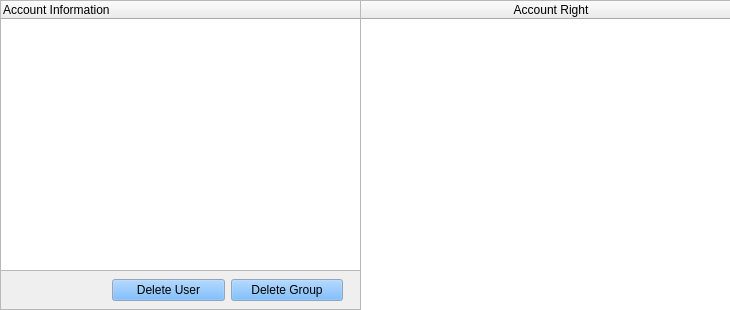
  <widget class="QFrame" name="frame4">
   <property name="geometry">
    <rect>
     <x>10</x>
     <y>99</y>
     <width>730</width>
     <height>310</height>
    </rect>
   </property>
   <property name="frameShape">
    <enum>QFrame::StyledPanel</enum>
   </property>
   <property name="frameShadow">
    <enum>QFrame::Plain</enum>
   </property>
   <widget class="QTreeWidget" name="listViewAccount">
    <property name="geometry">
     <rect>
      <x>0</x>
      <y>0</y>
      <width>361</width>
      <height>271</height>
     </rect>
    </property>
    <property name="lineWidth">
     <number>0</number>
    </property>
    <column>
     <property name="text">
      <string>Account Information</string>
     </property>
    </column>
   </widget>
   <widget class="QTableWidget" name="listViewAccountRight">
    <property name="geometry">
     <rect>
      <x>360</x>
      <y>0</y>
      <width>371</width>
      <height>311</height>
     </rect>
    </property>
    <attribute name="horizontalHeaderDefaultSectionSize">
     <number>380</number>
    </attribute>
    <column>
     <property name="text">
      <string>Account Right</string>
     </property>
    </column>
   </widget>
   <widget class="QWidget" name="layoutWidget">
    <property name="geometry">
     <rect>
      <x>112</x>
      <y>276</y>
      <width>231</width>
      <height>29</height>
     </rect>
    </property>
    <layout class="QHBoxLayout" name="horizontalLayout">
     <item>
      <widget class="QPushButton" name="ButDeleteUser">
       <property name="palette">
        <palette>
         <active>
          <colorrole role="WindowText">
           <brush brushstyle="SolidPattern">
            <color alpha="255">
             <red>0</red>
             <green>0</green>
             <blue>0</blue>
            </color>
           </brush>
          </colorrole>
          <colorrole role="Button">
           <brush brushstyle="SolidPattern">
            <color alpha="255">
             <red>85</red>
             <green>170</green>
             <blue>255</blue>
            </color>
           </brush>
          </colorrole>
          <colorrole role="Light">
           <brush brushstyle="SolidPattern">
            <color alpha="255">
             <red>212</red>
             <green>234</green>
             <blue>255</blue>
            </color>
           </brush>
          </colorrole>
          <colorrole role="Midlight">
           <brush brushstyle="SolidPattern">
            <color alpha="255">
             <red>148</red>
             <green>202</green>
             <blue>255</blue>
            </color>
           </brush>
          </colorrole>
          <colorrole role="Dark">
           <brush brushstyle="SolidPattern">
            <color alpha="255">
             <red>42</red>
             <green>85</green>
             <blue>127</blue>
            </color>
           </brush>
          </colorrole>
          <colorrole role="Mid">
           <brush brushstyle="SolidPattern">
            <color alpha="255">
             <red>57</red>
             <green>113</green>
             <blue>170</blue>
            </color>
           </brush>
          </colorrole>
          <colorrole role="Text">
           <brush brushstyle="SolidPattern">
            <color alpha="255">
             <red>0</red>
             <green>0</green>
             <blue>0</blue>
            </color>
           </brush>
          </colorrole>
          <colorrole role="BrightText">
           <brush brushstyle="SolidPattern">
            <color alpha="255">
             <red>255</red>
             <green>255</green>
             <blue>255</blue>
            </color>
           </brush>
          </colorrole>
          <colorrole role="ButtonText">
           <brush brushstyle="SolidPattern">
            <color alpha="255">
             <red>0</red>
             <green>0</green>
             <blue>0</blue>
            </color>
           </brush>
          </colorrole>
          <colorrole role="Base">
           <brush brushstyle="SolidPattern">
            <color alpha="255">
             <red>255</red>
             <green>255</green>
             <blue>255</blue>
            </color>
           </brush>
          </colorrole>
          <colorrole role="Window">
           <brush brushstyle="SolidPattern">
            <color alpha="255">
             <red>212</red>
             <green>228</green>
             <blue>255</blue>
            </color>
           </brush>
          </colorrole>
          <colorrole role="Shadow">
           <brush brushstyle="SolidPattern">
            <color alpha="255">
             <red>0</red>
             <green>0</green>
             <blue>0</blue>
            </color>
           </brush>
          </colorrole>
          <colorrole role="Highlight">
           <brush brushstyle="SolidPattern">
            <color alpha="255">
             <red>0</red>
             <green>0</green>
             <blue>128</blue>
            </color>
           </brush>
          </colorrole>
          <colorrole role="HighlightedText">
           <brush brushstyle="SolidPattern">
            <color alpha="255">
             <red>255</red>
             <green>255</green>
             <blue>255</blue>
            </color>
           </brush>
          </colorrole>
          <colorrole role="Link">
           <brush brushstyle="SolidPattern">
            <color alpha="255">
             <red>0</red>
             <green>0</green>
             <blue>0</blue>
            </color>
           </brush>
          </colorrole>
          <colorrole role="LinkVisited">
           <brush brushstyle="SolidPattern">
            <color alpha="255">
             <red>0</red>
             <green>0</green>
             <blue>0</blue>
            </color>
           </brush>
          </colorrole>
         </active>
         <inactive>
          <colorrole role="WindowText">
           <brush brushstyle="SolidPattern">
            <color alpha="255">
             <red>0</red>
             <green>0</green>
             <blue>0</blue>
            </color>
           </brush>
          </colorrole>
          <colorrole role="Button">
           <brush brushstyle="SolidPattern">
            <color alpha="255">
             <red>85</red>
             <green>170</green>
             <blue>255</blue>
            </color>
           </brush>
          </colorrole>
          <colorrole role="Light">
           <brush brushstyle="SolidPattern">
            <color alpha="255">
             <red>212</red>
             <green>234</green>
             <blue>255</blue>
            </color>
           </brush>
          </colorrole>
          <colorrole role="Midlight">
           <brush brushstyle="SolidPattern">
            <color alpha="255">
             <red>123</red>
             <green>189</green>
             <blue>255</blue>
            </color>
           </brush>
          </colorrole>
          <colorrole role="Dark">
           <brush brushstyle="SolidPattern">
            <color alpha="255">
             <red>42</red>
             <green>85</green>
             <blue>127</blue>
            </color>
           </brush>
          </colorrole>
          <colorrole role="Mid">
           <brush brushstyle="SolidPattern">
            <color alpha="255">
             <red>57</red>
             <green>113</green>
             <blue>170</blue>
            </color>
           </brush>
          </colorrole>
          <colorrole role="Text">
           <brush brushstyle="SolidPattern">
            <color alpha="255">
             <red>0</red>
             <green>0</green>
             <blue>0</blue>
            </color>
           </brush>
          </colorrole>
          <colorrole role="BrightText">
           <brush brushstyle="SolidPattern">
            <color alpha="255">
             <red>255</red>
             <green>255</green>
             <blue>255</blue>
            </color>
           </brush>
          </colorrole>
          <colorrole role="ButtonText">
           <brush brushstyle="SolidPattern">
            <color alpha="255">
             <red>0</red>
             <green>0</green>
             <blue>0</blue>
            </color>
           </brush>
          </colorrole>
          <colorrole role="Base">
           <brush brushstyle="SolidPattern">
            <color alpha="255">
             <red>255</red>
             <green>255</green>
             <blue>255</blue>
            </color>
           </brush>
          </colorrole>
          <colorrole role="Window">
           <brush brushstyle="SolidPattern">
            <color alpha="255">
             <red>212</red>
             <green>228</green>
             <blue>255</blue>
            </color>
           </brush>
          </colorrole>
          <colorrole role="Shadow">
           <brush brushstyle="SolidPattern">
            <color alpha="255">
             <red>0</red>
             <green>0</green>
             <blue>0</blue>
            </color>
           </brush>
          </colorrole>
          <colorrole role="Highlight">
           <brush brushstyle="SolidPattern">
            <color alpha="255">
             <red>0</red>
             <green>0</green>
             <blue>128</blue>
            </color>
           </brush>
          </colorrole>
          <colorrole role="HighlightedText">
           <brush brushstyle="SolidPattern">
            <color alpha="255">
             <red>255</red>
             <green>255</green>
             <blue>255</blue>
            </color>
           </brush>
          </colorrole>
          <colorrole role="Link">
           <brush brushstyle="SolidPattern">
            <color alpha="255">
             <red>0</red>
             <green>0</green>
             <blue>0</blue>
            </color>
           </brush>
          </colorrole>
          <colorrole role="LinkVisited">
           <brush brushstyle="SolidPattern">
            <color alpha="255">
             <red>0</red>
             <green>0</green>
             <blue>0</blue>
            </color>
           </brush>
          </colorrole>
         </inactive>
         <disabled>
          <colorrole role="WindowText">
           <brush brushstyle="SolidPattern">
            <color alpha="255">
             <red>128</red>
             <green>128</green>
             <blue>128</blue>
            </color>
           </brush>
          </colorrole>
          <colorrole role="Button">
           <brush brushstyle="SolidPattern">
            <color alpha="255">
             <red>85</red>
             <green>170</green>
             <blue>255</blue>
            </color>
           </brush>
          </colorrole>
          <colorrole role="Light">
           <brush brushstyle="SolidPattern">
            <color alpha="255">
             <red>212</red>
             <green>234</green>
             <blue>255</blue>
            </color>
           </brush>
          </colorrole>
          <colorrole role="Midlight">
           <brush brushstyle="SolidPattern">
            <color alpha="255">
             <red>123</red>
             <green>189</green>
             <blue>255</blue>
            </color>
           </brush>
          </colorrole>
          <colorrole role="Dark">
           <brush brushstyle="SolidPattern">
            <color alpha="255">
             <red>42</red>
             <green>85</green>
             <blue>127</blue>
            </color>
           </brush>
          </colorrole>
          <colorrole role="Mid">
           <brush brushstyle="SolidPattern">
            <color alpha="255">
             <red>57</red>
             <green>113</green>
             <blue>170</blue>
            </color>
           </brush>
          </colorrole>
          <colorrole role="Text">
           <brush brushstyle="SolidPattern">
            <color alpha="255">
             <red>128</red>
             <green>128</green>
             <blue>128</blue>
            </color>
           </brush>
          </colorrole>
          <colorrole role="BrightText">
           <brush brushstyle="SolidPattern">
            <color alpha="255">
             <red>255</red>
             <green>255</green>
             <blue>255</blue>
            </color>
           </brush>
          </colorrole>
          <colorrole role="ButtonText">
           <brush brushstyle="SolidPattern">
            <color alpha="255">
             <red>128</red>
             <green>128</green>
             <blue>128</blue>
            </color>
           </brush>
          </colorrole>
          <colorrole role="Base">
           <brush brushstyle="SolidPattern">
            <color alpha="255">
             <red>255</red>
             <green>255</green>
             <blue>255</blue>
            </color>
           </brush>
          </colorrole>
          <colorrole role="Window">
           <brush brushstyle="SolidPattern">
            <color alpha="255">
             <red>212</red>
             <green>228</green>
             <blue>255</blue>
            </color>
           </brush>
          </colorrole>
          <colorrole role="Shadow">
           <brush brushstyle="SolidPattern">
            <color alpha="255">
             <red>0</red>
             <green>0</green>
             <blue>0</blue>
            </color>
           </brush>
          </colorrole>
          <colorrole role="Highlight">
           <brush brushstyle="SolidPattern">
            <color alpha="255">
             <red>0</red>
             <green>0</green>
             <blue>128</blue>
            </color>
           </brush>
          </colorrole>
          <colorrole role="HighlightedText">
           <brush brushstyle="SolidPattern">
            <color alpha="255">
             <red>255</red>
             <green>255</green>
             <blue>255</blue>
            </color>
           </brush>
          </colorrole>
          <colorrole role="Link">
           <brush brushstyle="SolidPattern">
            <color alpha="255">
             <red>0</red>
             <green>0</green>
             <blue>0</blue>
            </color>
           </brush>
          </colorrole>
          <colorrole role="LinkVisited">
           <brush brushstyle="SolidPattern">
            <color alpha="255">
             <red>0</red>
             <green>0</green>
             <blue>0</blue>
            </color>
           </brush>
          </colorrole>
         </disabled>
        </palette>
       </property>
       <property name="text">
        <string>Delete User</string>
       </property>
      </widget>
     </item>
     <item>
      <widget class="QPushButton" name="ButDeleteGroup">
       <property name="palette">
        <palette>
         <active>
          <colorrole role="WindowText">
           <brush brushstyle="SolidPattern">
            <color alpha="255">
             <red>0</red>
             <green>0</green>
             <blue>0</blue>
            </color>
           </brush>
          </colorrole>
          <colorrole role="Button">
           <brush brushstyle="SolidPattern">
            <color alpha="255">
             <red>85</red>
             <green>170</green>
             <blue>255</blue>
            </color>
           </brush>
          </colorrole>
          <colorrole role="Light">
           <brush brushstyle="SolidPattern">
            <color alpha="255">
             <red>212</red>
             <green>234</green>
             <blue>255</blue>
            </color>
           </brush>
          </colorrole>
          <colorrole role="Midlight">
           <brush brushstyle="SolidPattern">
            <color alpha="255">
             <red>148</red>
             <green>202</green>
             <blue>255</blue>
            </color>
           </brush>
          </colorrole>
          <colorrole role="Dark">
           <brush brushstyle="SolidPattern">
            <color alpha="255">
             <red>42</red>
             <green>85</green>
             <blue>127</blue>
            </color>
           </brush>
          </colorrole>
          <colorrole role="Mid">
           <brush brushstyle="SolidPattern">
            <color alpha="255">
             <red>57</red>
             <green>113</green>
             <blue>170</blue>
            </color>
           </brush>
          </colorrole>
          <colorrole role="Text">
           <brush brushstyle="SolidPattern">
            <color alpha="255">
             <red>0</red>
             <green>0</green>
             <blue>0</blue>
            </color>
           </brush>
          </colorrole>
          <colorrole role="BrightText">
           <brush brushstyle="SolidPattern">
            <color alpha="255">
             <red>255</red>
             <green>255</green>
             <blue>255</blue>
            </color>
           </brush>
          </colorrole>
          <colorrole role="ButtonText">
           <brush brushstyle="SolidPattern">
            <color alpha="255">
             <red>0</red>
             <green>0</green>
             <blue>0</blue>
            </color>
           </brush>
          </colorrole>
          <colorrole role="Base">
           <brush brushstyle="SolidPattern">
            <color alpha="255">
             <red>255</red>
             <green>255</green>
             <blue>255</blue>
            </color>
           </brush>
          </colorrole>
          <colorrole role="Window">
           <brush brushstyle="SolidPattern">
            <color alpha="255">
             <red>212</red>
             <green>228</green>
             <blue>255</blue>
            </color>
           </brush>
          </colorrole>
          <colorrole role="Shadow">
           <brush brushstyle="SolidPattern">
            <color alpha="255">
             <red>0</red>
             <green>0</green>
             <blue>0</blue>
            </color>
           </brush>
          </colorrole>
          <colorrole role="Highlight">
           <brush brushstyle="SolidPattern">
            <color alpha="255">
             <red>0</red>
             <green>0</green>
             <blue>128</blue>
            </color>
           </brush>
          </colorrole>
          <colorrole role="HighlightedText">
           <brush brushstyle="SolidPattern">
            <color alpha="255">
             <red>255</red>
             <green>255</green>
             <blue>255</blue>
            </color>
           </brush>
          </colorrole>
          <colorrole role="Link">
           <brush brushstyle="SolidPattern">
            <color alpha="255">
             <red>0</red>
             <green>0</green>
             <blue>0</blue>
            </color>
           </brush>
          </colorrole>
          <colorrole role="LinkVisited">
           <brush brushstyle="SolidPattern">
            <color alpha="255">
             <red>0</red>
             <green>0</green>
             <blue>0</blue>
            </color>
           </brush>
          </colorrole>
         </active>
         <inactive>
          <colorrole role="WindowText">
           <brush brushstyle="SolidPattern">
            <color alpha="255">
             <red>0</red>
             <green>0</green>
             <blue>0</blue>
            </color>
           </brush>
          </colorrole>
          <colorrole role="Button">
           <brush brushstyle="SolidPattern">
            <color alpha="255">
             <red>85</red>
             <green>170</green>
             <blue>255</blue>
            </color>
           </brush>
          </colorrole>
          <colorrole role="Light">
           <brush brushstyle="SolidPattern">
            <color alpha="255">
             <red>212</red>
             <green>234</green>
             <blue>255</blue>
            </color>
           </brush>
          </colorrole>
          <colorrole role="Midlight">
           <brush brushstyle="SolidPattern">
            <color alpha="255">
             <red>123</red>
             <green>189</green>
             <blue>255</blue>
            </color>
           </brush>
          </colorrole>
          <colorrole role="Dark">
           <brush brushstyle="SolidPattern">
            <color alpha="255">
             <red>42</red>
             <green>85</green>
             <blue>127</blue>
            </color>
           </brush>
          </colorrole>
          <colorrole role="Mid">
           <brush brushstyle="SolidPattern">
            <color alpha="255">
             <red>57</red>
             <green>113</green>
             <blue>170</blue>
            </color>
           </brush>
          </colorrole>
          <colorrole role="Text">
           <brush brushstyle="SolidPattern">
            <color alpha="255">
             <red>0</red>
             <green>0</green>
             <blue>0</blue>
            </color>
           </brush>
          </colorrole>
          <colorrole role="BrightText">
           <brush brushstyle="SolidPattern">
            <color alpha="255">
             <red>255</red>
             <green>255</green>
             <blue>255</blue>
            </color>
           </brush>
          </colorrole>
          <colorrole role="ButtonText">
           <brush brushstyle="SolidPattern">
            <color alpha="255">
             <red>0</red>
             <green>0</green>
             <blue>0</blue>
            </color>
           </brush>
          </colorrole>
          <colorrole role="Base">
           <brush brushstyle="SolidPattern">
            <color alpha="255">
             <red>255</red>
             <green>255</green>
             <blue>255</blue>
            </color>
           </brush>
          </colorrole>
          <colorrole role="Window">
           <brush brushstyle="SolidPattern">
            <color alpha="255">
             <red>212</red>
             <green>228</green>
             <blue>255</blue>
            </color>
           </brush>
          </colorrole>
          <colorrole role="Shadow">
           <brush brushstyle="SolidPattern">
            <color alpha="255">
             <red>0</red>
             <green>0</green>
             <blue>0</blue>
            </color>
           </brush>
          </colorrole>
          <colorrole role="Highlight">
           <brush brushstyle="SolidPattern">
            <color alpha="255">
             <red>0</red>
             <green>0</green>
             <blue>128</blue>
            </color>
           </brush>
          </colorrole>
          <colorrole role="HighlightedText">
           <brush brushstyle="SolidPattern">
            <color alpha="255">
             <red>255</red>
             <green>255</green>
             <blue>255</blue>
            </color>
           </brush>
          </colorrole>
          <colorrole role="Link">
           <brush brushstyle="SolidPattern">
            <color alpha="255">
             <red>0</red>
             <green>0</green>
             <blue>0</blue>
            </color>
           </brush>
          </colorrole>
          <colorrole role="LinkVisited">
           <brush brushstyle="SolidPattern">
            <color alpha="255">
             <red>0</red>
             <green>0</green>
             <blue>0</blue>
            </color>
           </brush>
          </colorrole>
         </inactive>
         <disabled>
          <colorrole role="WindowText">
           <brush brushstyle="SolidPattern">
            <color alpha="255">
             <red>128</red>
             <green>128</green>
             <blue>128</blue>
            </color>
           </brush>
          </colorrole>
          <colorrole role="Button">
           <brush brushstyle="SolidPattern">
            <color alpha="255">
             <red>85</red>
             <green>170</green>
             <blue>255</blue>
            </color>
           </brush>
          </colorrole>
          <colorrole role="Light">
           <brush brushstyle="SolidPattern">
            <color alpha="255">
             <red>212</red>
             <green>234</green>
             <blue>255</blue>
            </color>
           </brush>
          </colorrole>
          <colorrole role="Midlight">
           <brush brushstyle="SolidPattern">
            <color alpha="255">
             <red>123</red>
             <green>189</green>
             <blue>255</blue>
            </color>
           </brush>
          </colorrole>
          <colorrole role="Dark">
           <brush brushstyle="SolidPattern">
            <color alpha="255">
             <red>42</red>
             <green>85</green>
             <blue>127</blue>
            </color>
           </brush>
          </colorrole>
          <colorrole role="Mid">
           <brush brushstyle="SolidPattern">
            <color alpha="255">
             <red>57</red>
             <green>113</green>
             <blue>170</blue>
            </color>
           </brush>
          </colorrole>
          <colorrole role="Text">
           <brush brushstyle="SolidPattern">
            <color alpha="255">
             <red>128</red>
             <green>128</green>
             <blue>128</blue>
            </color>
           </brush>
          </colorrole>
          <colorrole role="BrightText">
           <brush brushstyle="SolidPattern">
            <color alpha="255">
             <red>255</red>
             <green>255</green>
             <blue>255</blue>
            </color>
           </brush>
          </colorrole>
          <colorrole role="ButtonText">
           <brush brushstyle="SolidPattern">
            <color alpha="255">
             <red>128</red>
             <green>128</green>
             <blue>128</blue>
            </color>
           </brush>
          </colorrole>
          <colorrole role="Base">
           <brush brushstyle="SolidPattern">
            <color alpha="255">
             <red>255</red>
             <green>255</green>
             <blue>255</blue>
            </color>
           </brush>
          </colorrole>
          <colorrole role="Window">
           <brush brushstyle="SolidPattern">
            <color alpha="255">
             <red>212</red>
             <green>228</green>
             <blue>255</blue>
            </color>
           </brush>
          </colorrole>
          <colorrole role="Shadow">
           <brush brushstyle="SolidPattern">
            <color alpha="255">
             <red>0</red>
             <green>0</green>
             <blue>0</blue>
            </color>
           </brush>
          </colorrole>
          <colorrole role="Highlight">
           <brush brushstyle="SolidPattern">
            <color alpha="255">
             <red>0</red>
             <green>0</green>
             <blue>128</blue>
            </color>
           </brush>
          </colorrole>
          <colorrole role="HighlightedText">
           <brush brushstyle="SolidPattern">
            <color alpha="255">
             <red>255</red>
             <green>255</green>
             <blue>255</blue>
            </color>
           </brush>
          </colorrole>
          <colorrole role="Link">
           <brush brushstyle="SolidPattern">
            <color alpha="255">
             <red>0</red>
             <green>0</green>
             <blue>0</blue>
            </color>
           </brush>
          </colorrole>
          <colorrole role="LinkVisited">
           <brush brushstyle="SolidPattern">
            <color alpha="255">
             <red>0</red>
             <green>0</green>
             <blue>0</blue>
            </color>
           </brush>
          </colorrole>
         </disabled>
        </palette>
       </property>
       <property name="text">
        <string>Delete Group</string>
       </property>
      </widget>
     </item>
    </layout>
   </widget>
  </widget>
